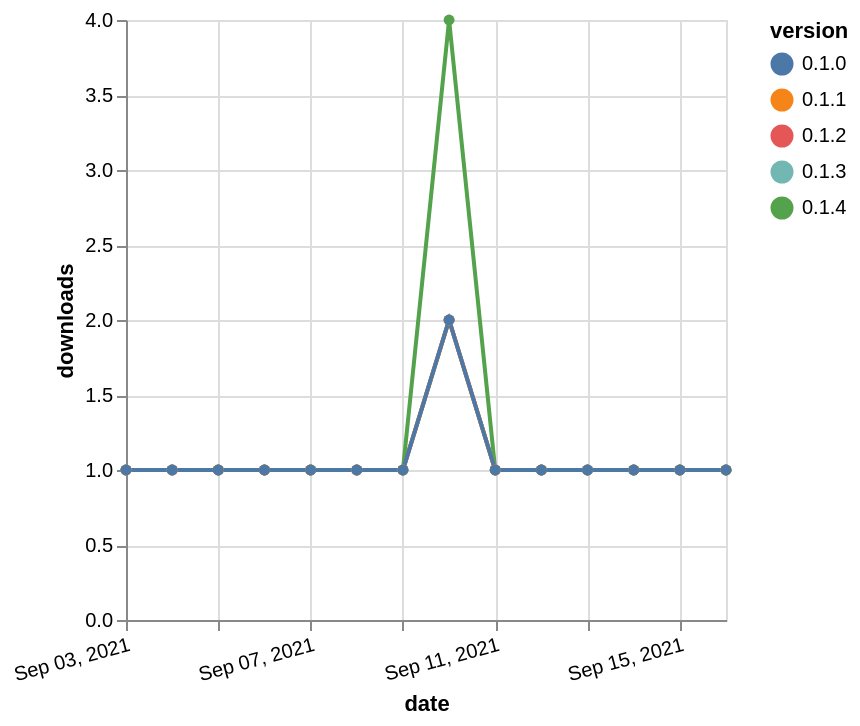

Express this chart as Vega-Lite.
### Vega-Lite specification from a JSON file in a GitHub repository (floating-point values rounded to 4 significant figures)
{"$schema": "https://vega.github.io/schema/vega-lite/v5.json", "description": "A simple bar chart with embedded data.", "data": {"values": [{"date": "2021-09-03", "total": 149, "delta": 1, "version": "0.1.3"}, {"date": "2021-09-04", "total": 150, "delta": 1, "version": "0.1.3"}, {"date": "2021-09-05", "total": 151, "delta": 1, "version": "0.1.3"}, {"date": "2021-09-06", "total": 152, "delta": 1, "version": "0.1.3"}, {"date": "2021-09-07", "total": 153, "delta": 1, "version": "0.1.3"}, {"date": "2021-09-08", "total": 154, "delta": 1, "version": "0.1.3"}, {"date": "2021-09-09", "total": 155, "delta": 1, "version": "0.1.3"}, {"date": "2021-09-10", "total": 157, "delta": 2, "version": "0.1.3"}, {"date": "2021-09-11", "total": 158, "delta": 1, "version": "0.1.3"}, {"date": "2021-09-12", "total": 159, "delta": 1, "version": "0.1.3"}, {"date": "2021-09-13", "total": 160, "delta": 1, "version": "0.1.3"}, {"date": "2021-09-14", "total": 161, "delta": 1, "version": "0.1.3"}, {"date": "2021-09-15", "total": 162, "delta": 1, "version": "0.1.3"}, {"date": "2021-09-16", "total": 163, "delta": 1, "version": "0.1.3"}, {"date": "2021-09-03", "total": 144, "delta": 1, "version": "0.1.2"}, {"date": "2021-09-04", "total": 145, "delta": 1, "version": "0.1.2"}, {"date": "2021-09-05", "total": 146, "delta": 1, "version": "0.1.2"}, {"date": "2021-09-06", "total": 147, "delta": 1, "version": "0.1.2"}, {"date": "2021-09-07", "total": 148, "delta": 1, "version": "0.1.2"}, {"date": "2021-09-08", "total": 149, "delta": 1, "version": "0.1.2"}, {"date": "2021-09-09", "total": 150, "delta": 1, "version": "0.1.2"}, {"date": "2021-09-10", "total": 152, "delta": 2, "version": "0.1.2"}, {"date": "2021-09-11", "total": 153, "delta": 1, "version": "0.1.2"}, {"date": "2021-09-12", "total": 154, "delta": 1, "version": "0.1.2"}, {"date": "2021-09-13", "total": 155, "delta": 1, "version": "0.1.2"}, {"date": "2021-09-14", "total": 156, "delta": 1, "version": "0.1.2"}, {"date": "2021-09-15", "total": 157, "delta": 1, "version": "0.1.2"}, {"date": "2021-09-16", "total": 158, "delta": 1, "version": "0.1.2"}, {"date": "2021-09-03", "total": 133, "delta": 1, "version": "0.1.4"}, {"date": "2021-09-04", "total": 134, "delta": 1, "version": "0.1.4"}, {"date": "2021-09-05", "total": 135, "delta": 1, "version": "0.1.4"}, {"date": "2021-09-06", "total": 136, "delta": 1, "version": "0.1.4"}, {"date": "2021-09-07", "total": 137, "delta": 1, "version": "0.1.4"}, {"date": "2021-09-08", "total": 138, "delta": 1, "version": "0.1.4"}, {"date": "2021-09-09", "total": 139, "delta": 1, "version": "0.1.4"}, {"date": "2021-09-10", "total": 143, "delta": 4, "version": "0.1.4"}, {"date": "2021-09-11", "total": 144, "delta": 1, "version": "0.1.4"}, {"date": "2021-09-12", "total": 145, "delta": 1, "version": "0.1.4"}, {"date": "2021-09-13", "total": 146, "delta": 1, "version": "0.1.4"}, {"date": "2021-09-14", "total": 147, "delta": 1, "version": "0.1.4"}, {"date": "2021-09-15", "total": 148, "delta": 1, "version": "0.1.4"}, {"date": "2021-09-16", "total": 149, "delta": 1, "version": "0.1.4"}, {"date": "2021-09-03", "total": 142, "delta": 1, "version": "0.1.1"}, {"date": "2021-09-04", "total": 143, "delta": 1, "version": "0.1.1"}, {"date": "2021-09-05", "total": 144, "delta": 1, "version": "0.1.1"}, {"date": "2021-09-06", "total": 145, "delta": 1, "version": "0.1.1"}, {"date": "2021-09-07", "total": 146, "delta": 1, "version": "0.1.1"}, {"date": "2021-09-08", "total": 147, "delta": 1, "version": "0.1.1"}, {"date": "2021-09-09", "total": 148, "delta": 1, "version": "0.1.1"}, {"date": "2021-09-10", "total": 150, "delta": 2, "version": "0.1.1"}, {"date": "2021-09-11", "total": 151, "delta": 1, "version": "0.1.1"}, {"date": "2021-09-12", "total": 152, "delta": 1, "version": "0.1.1"}, {"date": "2021-09-13", "total": 153, "delta": 1, "version": "0.1.1"}, {"date": "2021-09-14", "total": 154, "delta": 1, "version": "0.1.1"}, {"date": "2021-09-15", "total": 155, "delta": 1, "version": "0.1.1"}, {"date": "2021-09-16", "total": 156, "delta": 1, "version": "0.1.1"}, {"date": "2021-09-03", "total": 147, "delta": 1, "version": "0.1.0"}, {"date": "2021-09-04", "total": 148, "delta": 1, "version": "0.1.0"}, {"date": "2021-09-05", "total": 149, "delta": 1, "version": "0.1.0"}, {"date": "2021-09-06", "total": 150, "delta": 1, "version": "0.1.0"}, {"date": "2021-09-07", "total": 151, "delta": 1, "version": "0.1.0"}, {"date": "2021-09-08", "total": 152, "delta": 1, "version": "0.1.0"}, {"date": "2021-09-09", "total": 153, "delta": 1, "version": "0.1.0"}, {"date": "2021-09-10", "total": 155, "delta": 2, "version": "0.1.0"}, {"date": "2021-09-11", "total": 156, "delta": 1, "version": "0.1.0"}, {"date": "2021-09-12", "total": 157, "delta": 1, "version": "0.1.0"}, {"date": "2021-09-13", "total": 158, "delta": 1, "version": "0.1.0"}, {"date": "2021-09-14", "total": 159, "delta": 1, "version": "0.1.0"}, {"date": "2021-09-15", "total": 160, "delta": 1, "version": "0.1.0"}, {"date": "2021-09-16", "total": 161, "delta": 1, "version": "0.1.0"}]}, "width": "container", "mark": {"type": "line", "point": {"filled": true}}, "encoding": {"x": {"field": "date", "type": "temporal", "timeUnit": "yearmonthdate", "title": "date", "axis": {"labelAngle": -15}}, "y": {"field": "delta", "type": "quantitative", "title": "downloads"}, "color": {"field": "version", "type": "nominal"}, "tooltip": {"field": "delta"}}}
